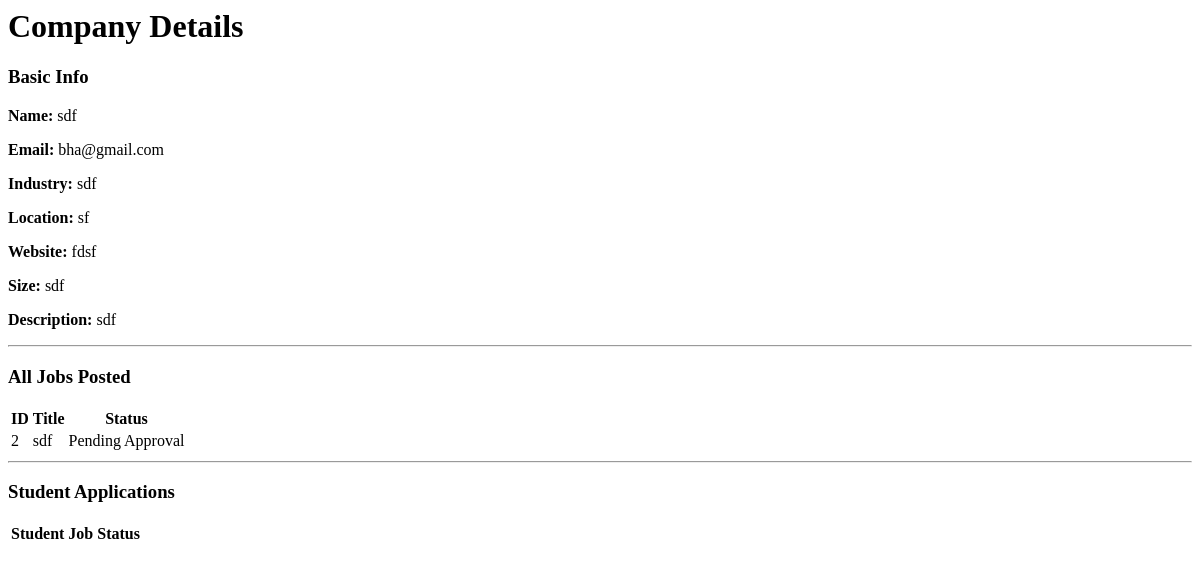
/admin-company/5, run on an earlier commit of the app's database.
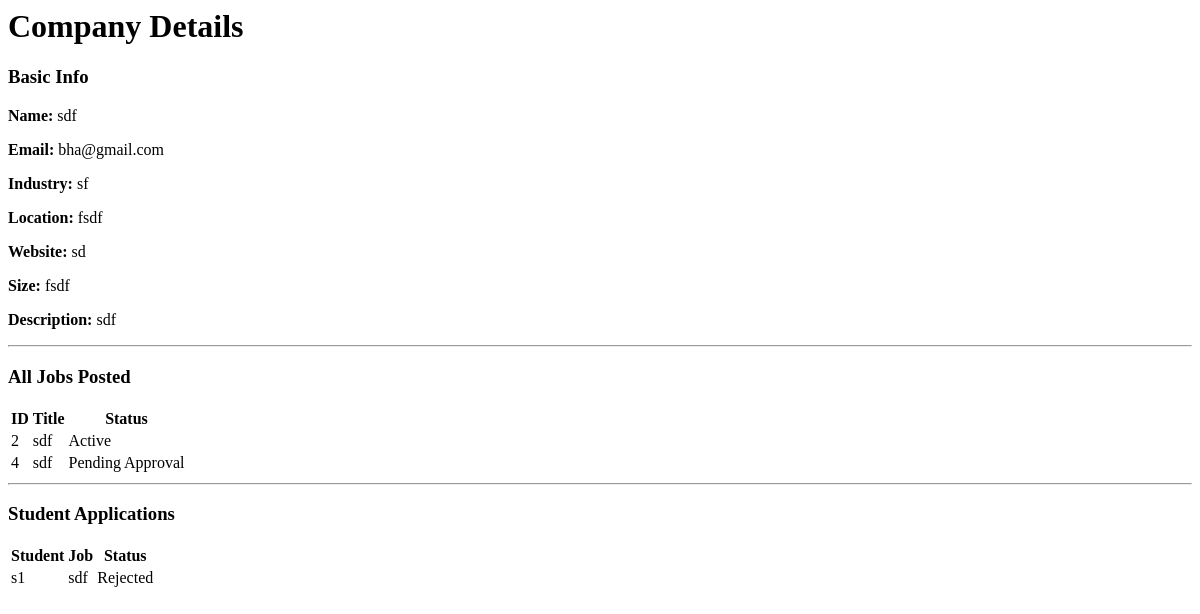
And on a later commit of the database.
### app.py (models this page shows)
class CompanyProfile(db.Model):
    __tablename__ = "company_profiles"
    id = db.Column(db.Integer, primary_key=True)
    user_id = db.Column(
        db.Integer,
        db.ForeignKey("users.id"),
        nullable=False,
        unique=True
    )
    company_name = db.Column(db.String(150))
    industry = db.Column(db.String(100))
    website = db.Column(db.String(150))
    description = db.Column(db.Text)
    location = db.Column(db.String(100))
    company_size = db.Column(db.String(50))
    user = db.relationship("User", back_populates="company_profile")
    jobs = db.relationship(
        "Job",
        back_populates="company",
        cascade="all, delete"
    )

class Job(db.Model):
    __tablename__ = "jobs"
    id = db.Column(db.Integer, primary_key=True)
    company_id = db.Column(
        db.Integer,
        db.ForeignKey("company_profiles.id"),
        nullable=False
    )
    title = db.Column(db.String(150))
    skills = db.Column(db.String(200))
    salary = db.Column(db.String(50))
    is_approved = db.Column(db.Boolean, default=False)
    is_closed = db.Column(db.Boolean, default=False)
    company = db.relationship("CompanyProfile", back_populates="jobs")
    applications = db.relationship(
        "Application",
        back_populates="job",
        cascade="all, delete"
    )

class Application(db.Model):
    __tablename__ = "applications"
    id = db.Column(db.Integer, primary_key=True)
    job_id = db.Column(
        db.Integer,
        db.ForeignKey("jobs.id"),
        nullable=False
    )
    student_id = db.Column(
        db.Integer,
        db.ForeignKey("student_profiles.id"),
        nullable=False
    )
    status = db.Column(db.String(50), default="Applied")
    applied_at = db.Column(db.DateTime, default=datetime.utcnow)
    job = db.relationship("Job", back_populates="applications")
    student = db.relationship("StudentProfile", back_populates="applications")

class User(db.Model):
    __tablename__ = "users"
    id = db.Column(db.Integer, primary_key=True)
    name = db.Column(db.String(100), nullable=False)
    email = db.Column(db.String(120), unique=True, nullable=False)
    password = db.Column(db.String(200), nullable=False)
    role = db.Column(db.String(20), nullable=False)  # admin / student / company
    is_approved = db.Column(db.Boolean, default=False)
    created_at = db.Column(db.DateTime, default=datetime.utcnow)
    student_profile = db.relationship(
        "StudentProfile",
        back_populates="user",
        uselist=False,
        cascade="all, delete"
    )
    company_profile = db.relationship(
        "CompanyProfile",
        back_populates="user",
        uselist=False,
        cascade="all, delete"
    )

### app.py (the view)
@app.route("/admin-company/<int:user_id>")
def admin_company_details(user_id):
    company_user = User.query.filter_by(
        id=user_id,
        role="company"
    ).first_or_404()
    company_profile = company_user.company_profile
    jobs = Job.query.filter_by(
        company_id=company_profile.id
    ).all()
    applications = Application.query.join(Job).filter(
        Job.company_id == company_profile.id
    ).all()
    return render_template(
        "admin_company_details.html",
        company_user=company_user,
        company_profile=company_profile,
        jobs=jobs,
        applications=applications
    )

### templates/admin_company_details.html
<h1>Company Details</h1>
<div class="card">
    <h3>Basic Info</h3>
    <p><b>Name:</b> {{ company_profile.company_name }}</p>
    <p><b>Email:</b> {{ company_user.email }}</p>
    <p><b>Industry:</b> {{ company_profile.industry }}</p>
    <p><b>Location:</b> {{ company_profile.location }}</p>
    <p><b>Website:</b> {{ company_profile.website }}</p>
    <p><b>Size:</b> {{ company_profile.company_size }}</p>
    <p><b>Description:</b> {{ company_profile.description }}</p>
</div>
<hr>
<div class="card">
    <h3>All Jobs Posted</h3>
    <table>
        <tr>
            <th>ID</th>
            <th>Title</th>
            <th>Status</th>
        </tr>
        {% for j in jobs %}
        <tr>
            <td>{{ j.id }}</td>
            <td>{{ j.title }}</td>
            <td>
                {% if j.is_closed %}
                    Closed
                {% elif j.is_approved %}
                    Active
                {% else %}
                    Pending Approval
                {% endif %}
            </td>
        </tr>
        {% endfor %}
    </table>
</div>
<hr>
<div class="card">
    <h3>Student Applications</h3>
    <table>
        <tr>
            <th>Student</th>
            <th>Job</th>
            <th>Status</th>
        </tr>
        {% for a in applications %}
        <tr>
            <td>{{ a.student.user.name }}</td>
            <td>{{ a.job.title }}</td>
            <td>{{ a.status }}</td>
        </tr>
        {% endfor %}
    </table>
</div>

What changed in the data, as far as the page shows it:
changed CompanyProfile "sdf": industry "sdf" → "sf"; location "sf" → "fsdf"; website "fdsf" → "sd"; company_size "sdf" → "fsdf"
changed Job id 2: is_approved "Pending Approval" → "Active"
added Job: id "4", title "sdf", is_closed "Pending Approval"
added Application: student.user.name "s1", job "sdf", status "Rejected"
